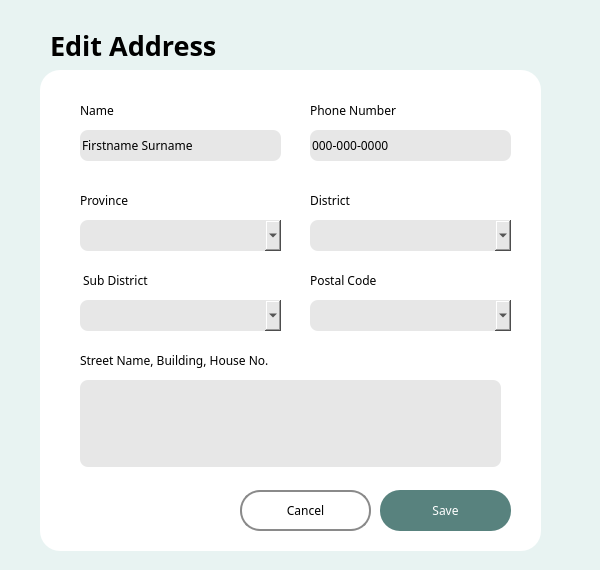
<?xml version="1.0" encoding="UTF-8"?>
<ui version="4.0">
 <class>Dialog</class>
 <widget class="QDialog" name="Dialog">
  <property name="geometry">
   <rect>
    <x>0</x>
    <y>0</y>
    <width>600</width>
    <height>570</height>
   </rect>
  </property>
  <property name="windowTitle">
   <string>Dialog</string>
  </property>
  <property name="styleSheet">
   <string notr="true">QDialog{
	background-color: rgb(232, 243, 242);
}
QLabel{
	color: black;
	font-family: Manrope;
    font-size: 9;
}
</string>
  </property>
  <widget class="QLabel" name="edit_address_label">
   <property name="geometry">
    <rect>
     <x>50</x>
     <y>20</y>
     <width>211</width>
     <height>51</height>
    </rect>
   </property>
   <property name="font">
    <font>
     <family>Manrope</family>
     <pointsize>20</pointsize>
     <weight>75</weight>
     <bold>true</bold>
    </font>
   </property>
   <property name="text">
    <string>Edit Address</string>
   </property>
  </widget>
  <widget class="QWidget" name="edit_widget" native="true">
   <property name="geometry">
    <rect>
     <x>40</x>
     <y>70</y>
     <width>501</width>
     <height>481</height>
    </rect>
   </property>
   <property name="styleSheet">
    <string notr="true">QWidget{
	background-color: white;
	border-radius: 20px;
}
QLineEdit{
	color: black;
	font-family: Manrope;
    font-size: 10;
	background-color: rgb(231, 231, 231);
	border-radius: 8px;
}
QComboBox{
	color: black;
	font-family: Manrope;
    font-size: 10;
	background-color: rgb(231, 231, 231);
	border-radius: 8px;
}
QTextEdit{
	color: black;
	font-family: Manrope;
    font-size: 10;
	background-color: rgb(231, 231, 231);
	border-radius: 8px;
}
QPushButton{
	color: black;
	font-family: Manrope;
	background-color: None;
	border: 2px solid rgb(138, 138, 138);
	border-radius: 20px
}</string>
   </property>
   <widget class="QLabel" name="name_label">
    <property name="geometry">
     <rect>
      <x>40</x>
      <y>30</y>
      <width>51</width>
      <height>21</height>
     </rect>
    </property>
    <property name="font">
     <font>
      <family>Manrope</family>
      <pointsize>9</pointsize>
     </font>
    </property>
    <property name="text">
     <string>Name</string>
    </property>
   </widget>
   <widget class="QLineEdit" name="name_edit">
    <property name="geometry">
     <rect>
      <x>40</x>
      <y>60</y>
      <width>201</width>
      <height>31</height>
     </rect>
    </property>
    <property name="text">
     <string>Firstname Surname</string>
    </property>
   </widget>
   <widget class="QLineEdit" name="phone_number_edit">
    <property name="geometry">
     <rect>
      <x>270</x>
      <y>60</y>
      <width>201</width>
      <height>31</height>
     </rect>
    </property>
    <property name="text">
     <string>000-000-0000</string>
    </property>
   </widget>
   <widget class="QLabel" name="phone_number_label">
    <property name="geometry">
     <rect>
      <x>270</x>
      <y>30</y>
      <width>161</width>
      <height>21</height>
     </rect>
    </property>
    <property name="font">
     <font>
      <family>Manrope</family>
      <pointsize>9</pointsize>
     </font>
    </property>
    <property name="text">
     <string>Phone Number</string>
    </property>
   </widget>
   <widget class="QLabel" name="province_label">
    <property name="geometry">
     <rect>
      <x>40</x>
      <y>120</y>
      <width>61</width>
      <height>21</height>
     </rect>
    </property>
    <property name="font">
     <font>
      <family>Manrope</family>
      <pointsize>9</pointsize>
     </font>
    </property>
    <property name="text">
     <string>Province</string>
    </property>
   </widget>
   <widget class="QComboBox" name="province_combobox">
    <property name="geometry">
     <rect>
      <x>40</x>
      <y>150</y>
      <width>201</width>
      <height>31</height>
     </rect>
    </property>
   </widget>
   <widget class="QLabel" name="district_label">
    <property name="geometry">
     <rect>
      <x>270</x>
      <y>120</y>
      <width>61</width>
      <height>21</height>
     </rect>
    </property>
    <property name="font">
     <font>
      <family>Manrope</family>
      <pointsize>9</pointsize>
     </font>
    </property>
    <property name="text">
     <string>District</string>
    </property>
   </widget>
   <widget class="QComboBox" name="district_combobox">
    <property name="geometry">
     <rect>
      <x>270</x>
      <y>150</y>
      <width>201</width>
      <height>31</height>
     </rect>
    </property>
   </widget>
   <widget class="QLabel" name="sub_district_label">
    <property name="geometry">
     <rect>
      <x>40</x>
      <y>200</y>
      <width>91</width>
      <height>21</height>
     </rect>
    </property>
    <property name="font">
     <font>
      <family>Manrope</family>
      <pointsize>9</pointsize>
     </font>
    </property>
    <property name="text">
     <string> Sub District</string>
    </property>
   </widget>
   <widget class="QComboBox" name="sub_district_combobox">
    <property name="geometry">
     <rect>
      <x>40</x>
      <y>230</y>
      <width>201</width>
      <height>31</height>
     </rect>
    </property>
   </widget>
   <widget class="QLabel" name="postal_code_label">
    <property name="geometry">
     <rect>
      <x>270</x>
      <y>200</y>
      <width>91</width>
      <height>21</height>
     </rect>
    </property>
    <property name="font">
     <font>
      <family>Manrope</family>
      <pointsize>9</pointsize>
     </font>
    </property>
    <property name="text">
     <string>Postal Code</string>
    </property>
   </widget>
   <widget class="QComboBox" name="postal_code_combobox">
    <property name="geometry">
     <rect>
      <x>270</x>
      <y>230</y>
      <width>201</width>
      <height>31</height>
     </rect>
    </property>
   </widget>
   <widget class="QLabel" name="details_label">
    <property name="geometry">
     <rect>
      <x>40</x>
      <y>280</y>
      <width>231</width>
      <height>21</height>
     </rect>
    </property>
    <property name="font">
     <font>
      <family>Manrope</family>
      <pointsize>9</pointsize>
     </font>
    </property>
    <property name="text">
     <string>Street Name, Building, House No.</string>
    </property>
   </widget>
   <widget class="QTextEdit" name="details_textedit">
    <property name="geometry">
     <rect>
      <x>40</x>
      <y>310</y>
      <width>421</width>
      <height>87</height>
     </rect>
    </property>
   </widget>
   <widget class="QPushButton" name="cancel_button">
    <property name="geometry">
     <rect>
      <x>200</x>
      <y>420</y>
      <width>131</width>
      <height>41</height>
     </rect>
    </property>
    <property name="text">
     <string>Cancel</string>
    </property>
   </widget>
   <widget class="QPushButton" name="save_button">
    <property name="geometry">
     <rect>
      <x>340</x>
      <y>420</y>
      <width>131</width>
      <height>41</height>
     </rect>
    </property>
    <property name="styleSheet">
     <string notr="true">background-color: rgb(88, 130, 126);
color: white;
border: None;</string>
    </property>
    <property name="text">
     <string>Save</string>
    </property>
   </widget>
  </widget>
 </widget>
 <resources/>
 <connections/>
</ui>
